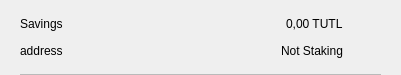
<?xml version="1.0" encoding="UTF-8"?>
<ui version="4.0">
 <class>CSRow</class>
 <widget class="QWidget" name="CSRow">
  <property name="geometry">
   <rect>
    <x>0</x>
    <y>0</y>
    <width>401</width>
    <height>75</height>
   </rect>
  </property>
  <property name="windowTitle">
   <string>Form</string>
  </property>
  <layout class="QVBoxLayout" name="verticalLayout">
   <property name="spacing">
    <number>0</number>
   </property>
   <property name="leftMargin">
    <number>20</number>
   </property>
   <property name="topMargin">
    <number>10</number>
   </property>
   <property name="rightMargin">
    <number>20</number>
   </property>
   <property name="bottomMargin">
    <number>0</number>
   </property>
   <item>
    <widget class="QWidget" name="info" native="true">
     <property name="minimumSize">
      <size>
       <width>0</width>
       <height>0</height>
      </size>
     </property>
     <layout class="QHBoxLayout" name="horizontalLayout_3">
      <property name="leftMargin">
       <number>0</number>
      </property>
      <property name="topMargin">
       <number>0</number>
      </property>
      <property name="rightMargin">
       <number>0</number>
      </property>
      <property name="bottomMargin">
       <number>10</number>
      </property>
      <item>
       <widget class="QWidget" name="container" native="true">
        <property name="minimumSize">
         <size>
          <width>0</width>
          <height>0</height>
         </size>
        </property>
        <layout class="QVBoxLayout" name="verticalLayout_2">
         <property name="spacing">
          <number>0</number>
         </property>
         <property name="leftMargin">
          <number>0</number>
         </property>
         <property name="topMargin">
          <number>0</number>
         </property>
         <property name="rightMargin">
          <number>0</number>
         </property>
         <property name="bottomMargin">
          <number>0</number>
         </property>
         <item>
          <layout class="QHBoxLayout" name="horizontalLayout">
           <item>
            <widget class="QLabel" name="labelName">
             <property name="text">
              <string>Savings</string>
             </property>
            </widget>
           </item>
           <item>
            <spacer name="horizontalSpacer">
             <property name="orientation">
              <enum>Qt::Horizontal</enum>
             </property>
             <property name="sizeHint" stdset="0">
              <size>
               <width>40</width>
               <height>20</height>
              </size>
             </property>
            </spacer>
           </item>
           <item>
            <widget class="QLabel" name="labelAmount">
             <property name="text">
              <string>0,00 TUTL</string>
             </property>
            </widget>
           </item>
          </layout>
         </item>
         <item>
          <layout class="QHBoxLayout" name="horizontalLayout_2">
           <item>
            <widget class="QLabel" name="labelAddress">
             <property name="text">
              <string>address</string>
             </property>
            </widget>
           </item>
           <item>
            <spacer name="horizontalSpacer_2">
             <property name="orientation">
              <enum>Qt::Horizontal</enum>
             </property>
             <property name="sizeHint" stdset="0">
              <size>
               <width>40</width>
               <height>20</height>
              </size>
             </property>
            </spacer>
           </item>
           <item>
            <widget class="QLabel" name="labelStaking">
             <property name="text">
              <string>Not Staking</string>
             </property>
            </widget>
           </item>
          </layout>
         </item>
        </layout>
       </widget>
      </item>
      <item alignment="Qt::AlignHCenter|Qt::AlignVCenter">
       <widget class="QPushButton" name="pushButtonMenu">
        <property name="minimumSize">
         <size>
          <width>24</width>
          <height>24</height>
         </size>
        </property>
        <property name="maximumSize">
         <size>
          <width>32</width>
          <height>32</height>
         </size>
        </property>
        <property name="focusPolicy">
         <enum>Qt::NoFocus</enum>
        </property>
        <property name="styleSheet">
         <string notr="true">border:none; background-color:transparent;</string>
        </property>
        <property name="text">
         <string/>
        </property>
        <property name="icon">
         <iconset>
          <normaloff>://ic-menu-hover</normaloff>://ic-menu-hover</iconset>
        </property>
        <property name="iconSize">
         <size>
          <width>24</width>
          <height>24</height>
         </size>
        </property>
       </widget>
      </item>
     </layout>
    </widget>
   </item>
   <item>
    <widget class="QLabel" name="lblDivisory">
     <property name="minimumSize">
      <size>
       <width>0</width>
       <height>1</height>
      </size>
     </property>
     <property name="maximumSize">
      <size>
       <width>16777215</width>
       <height>1</height>
      </size>
     </property>
     <property name="styleSheet">
      <string notr="true">background-color:#bababa;</string>
     </property>
     <property name="text">
      <string/>
     </property>
     <property name="alignment">
      <set>Qt::AlignBottom|Qt::AlignLeading|Qt::AlignLeft</set>
     </property>
    </widget>
   </item>
  </layout>
 </widget>
 <resources/>
 <connections/>
</ui>
